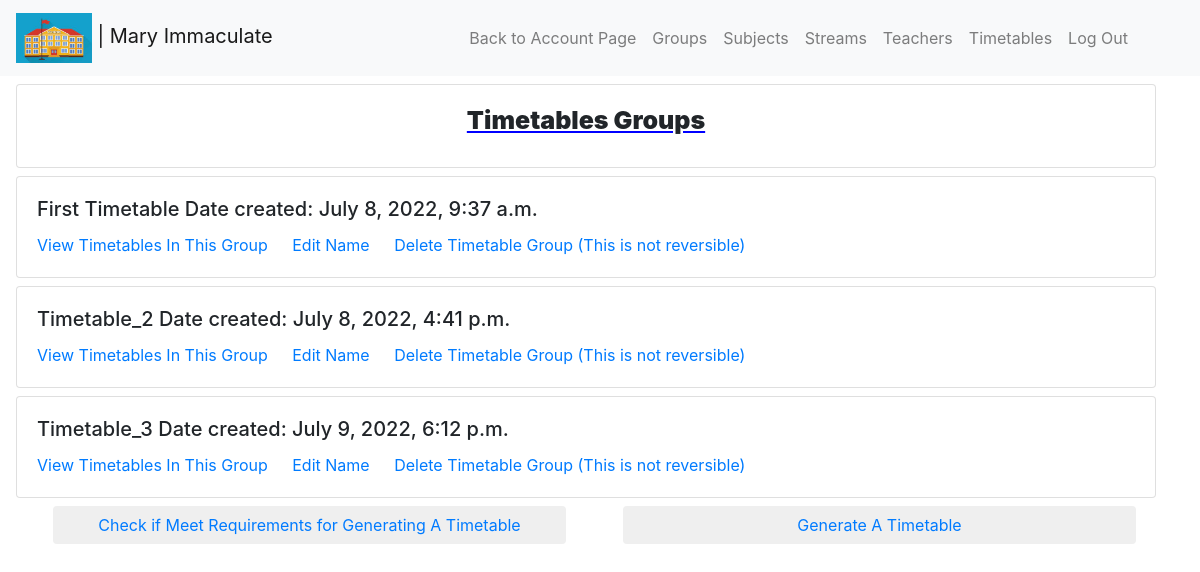
/school/S6gHC1W5/timetable/ (signed in), run on the app's committed database.
### school/models.py (models this page shows, shortened)
class School(models.Model):
    user = models.ForeignKey(settings.AUTH_USER_MODEL, on_delete=models.CASCADE, db_index=True)
    schoolname = models.CharField(max_length=200)
    randomid = models.CharField(max_length=60, unique=True)
    schoollogo = models.ImageField(upload_to='logo', validators=[validate_logo], default='logo.jpg')
    class Meta:
        verbose_name = ("School")
        verbose_name_plural = ("Schools")

### timetable/models.py (models this page shows, shortened)
class Timetablegroup(models.Model):
    school = models.ForeignKey(School, on_delete=models.CASCADE)
    datecreated = models.DateTimeField(auto_now_add=True)
    timetablegroupname = models.CharField(max_length=20)
    slug = models.SlugField()
    class Meta:
        verbose_name = ("Timetable Group")
        verbose_name_plural = ("Timetable Groups")

### timetable/views.py (the view)
# urls.py: path('school/<randomid>/timetable/', views.timetablesview, name="timetablesview"),
@login_required
def timetablesview(request, randomid):
    theschool = get_object_or_404(School, randomid=randomid)
    no_of_errors = checktimetablerequiremnets_school(theschool)
    if len(no_of_errors) == 0:
        no_of_errors_group = checktimetablerequiremnets_group(theschool)
        if len(no_of_errors_group) == 0:
            result = True
            list_of_errors = None
        else:
            result = False
            list_of_errors = no_of_errors_group
    else:
        result = False
        list_of_errors = no_of_errors
    timetables = Timetablegroup.objects.filter(school__randomid=randomid)
    return render(request, "frontend/school/timetablesview.html", {"theschool":theschool,"timetables":timetables, "list_of_errors":list_of_errors, "result":result})

### frontend/templates/frontend/school/timetablesview.html (shortened to what this page needs)
{% extends "base/school.html" %}
{% block schooldetails %}
<a class="navbar-brand" href="{% url 'schoolview' randomid=theschool.randomid %}"><img src="{{ theschool.schoollogo.url }}" alt="{{ theschool.schoolname }}" height="50px"> | {{ theschool.schoolname }}</a>
{% endblock %}
{% block navigation %}
<li class="nav-item">
  <a class="nav-link" href="{% url 'groupview' randomid=theschool.randomid %}">Groups</a>
</li>
<li class="nav-item">
  <a class="nav-link" href="{% url 'subjectview' randomid=theschool.randomid %}">Subjects</a>
</li>
<li class="nav-item">
  <a class="nav-link" href="{% url 'streamview' randomid=theschool.randomid %}">Streams</a>
</li>
<li class="nav-item">
  <a class="nav-link" href="{% url 'teacherview' randomid=theschool.randomid %}">Teachers</a>
</li>
<li class="nav-item">
    <a class="nav-link" href="{% url 'timetablesview' randomid=theschool.randomid %}">Timetables</a>
</li>
{% endblock %}
{% block content %}
{% if timetables|length > 0 %}
<div class="card mt-2 mx-3" style="width: 95%;">
    <div class="card-body">
      <h5 class="card-title my_card_title">Timetables Groups</h5>
    </div>
  </div>
{% for timetable in timetables %}
<div class="card mt-2 mx-3" style="width: 95%;">
    <div class="card-body">
      <h5 class="card-title">{{ timetable.timetablegroupname }}  Date created: {{ timetable.datecreated }}</h5>
      <a href="{% url 'timetablesingroup' randomid=theschool.randomid timetableid=timetable.id %}" class="card-link">View Timetables In This Group</a>
      <a href="{% url 'edittimetable' randomid=theschool.randomid timetableid=timetable.id %}" class="card-link">Edit Name</a>
      <a href="{% url 'deletetimetable' randomid=theschool.randomid timetableid=timetable.id %}" class="card-link">Delete Timetable Group (This is not reversible)</a>
    </div>
</div>
{% endfor %}
{% if result is False %}
<div class="card mt-2 mx-3" style="width: 95%;">
  <div class="card-body">
    <h5 class="my_card_title">You Must meet these requirements before generating a new timetable</h5>
    {% for one in list_of_errors %}
      <p style="color:red;">{{ one.error }}</p>
    {% endfor %}
  </div>
</div>
{% else %}
<div class="container">
<div class="row">
  <div class="col-md-6">
    <button class="btn mt-2 mx-2"  style="width: 95%;">
      <a href="{% url 'timetablecheck' randomid=theschool.randomid %}">Check if Meet Requirements for Generating A Timetable</a>
    </button>
  </div>
  <div class="col-md-6">
    <button class="btn mt-2 mx-2"  style="width: 95%;">
      <a href="{% url 'generatetimetable' randomid=theschool.randomid %}">Generate A Timetable</a>
    </button>
  </div>
  </div>
</div>
{% endif %}
{% endif %}
{% endblock %}

### frontend/static/frontend/css/style.css (style rules this page uses)
body { margin: 0; }
.my_card_title { text-align: center; font-weight: 900; font-size: 25px; text-decoration-line: underline; text-decoration-color: blue; }

### data on the page
School: schoollogo (picture), schoolname "Mary Immaculate"
Timetablegroup: timetablegroupname "First Timetable", datecreated "July 8, 2022, 9:37 a.m."
Timetablegroup: timetablegroupname "Timetable_2", datecreated "July 8, 2022, 4:41 p.m."
Timetablegroup: timetablegroupname "Timetable_3", datecreated "July 9, 2022, 6:12 p.m."
